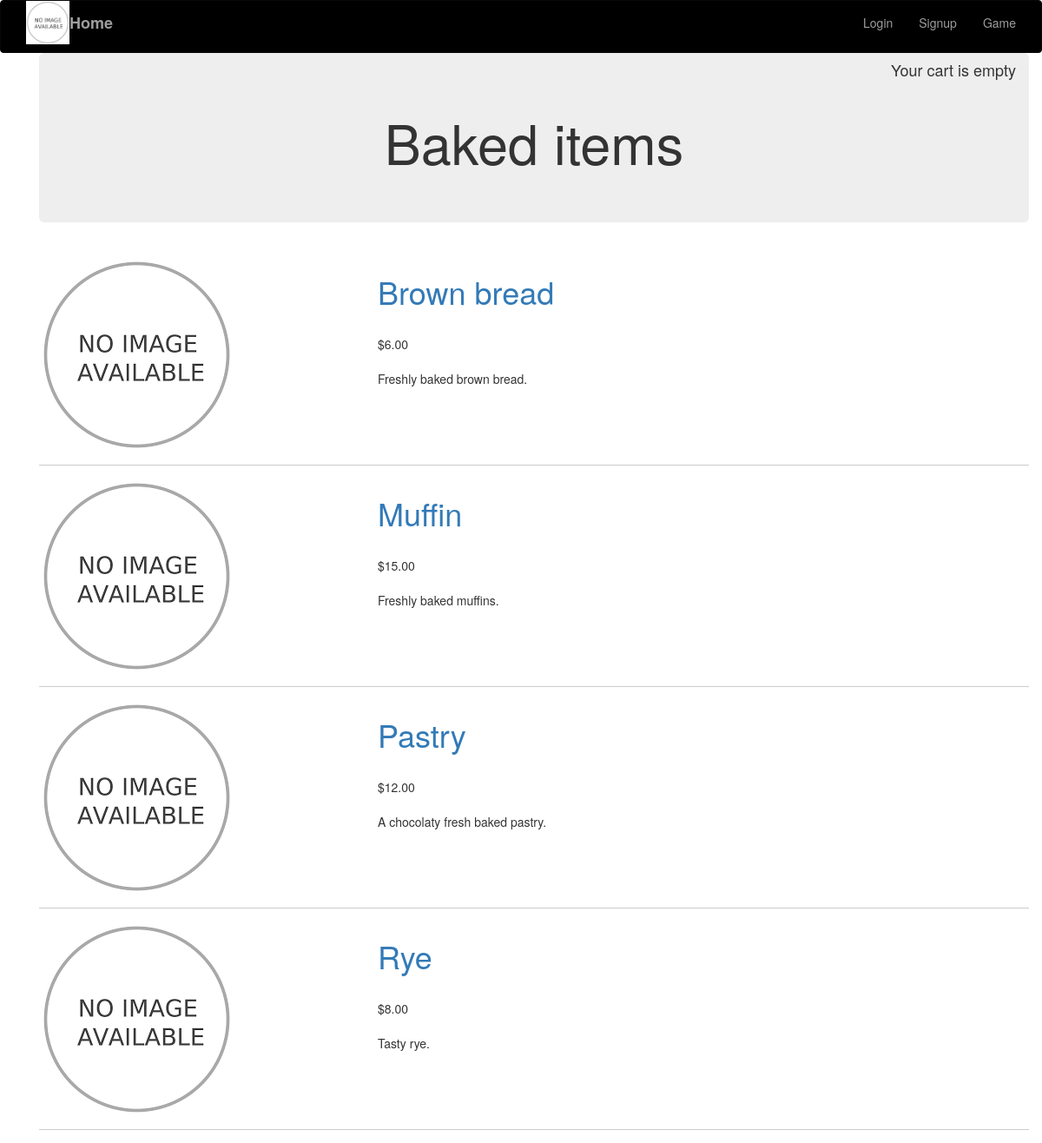
The app's page /baked-items/, older data.
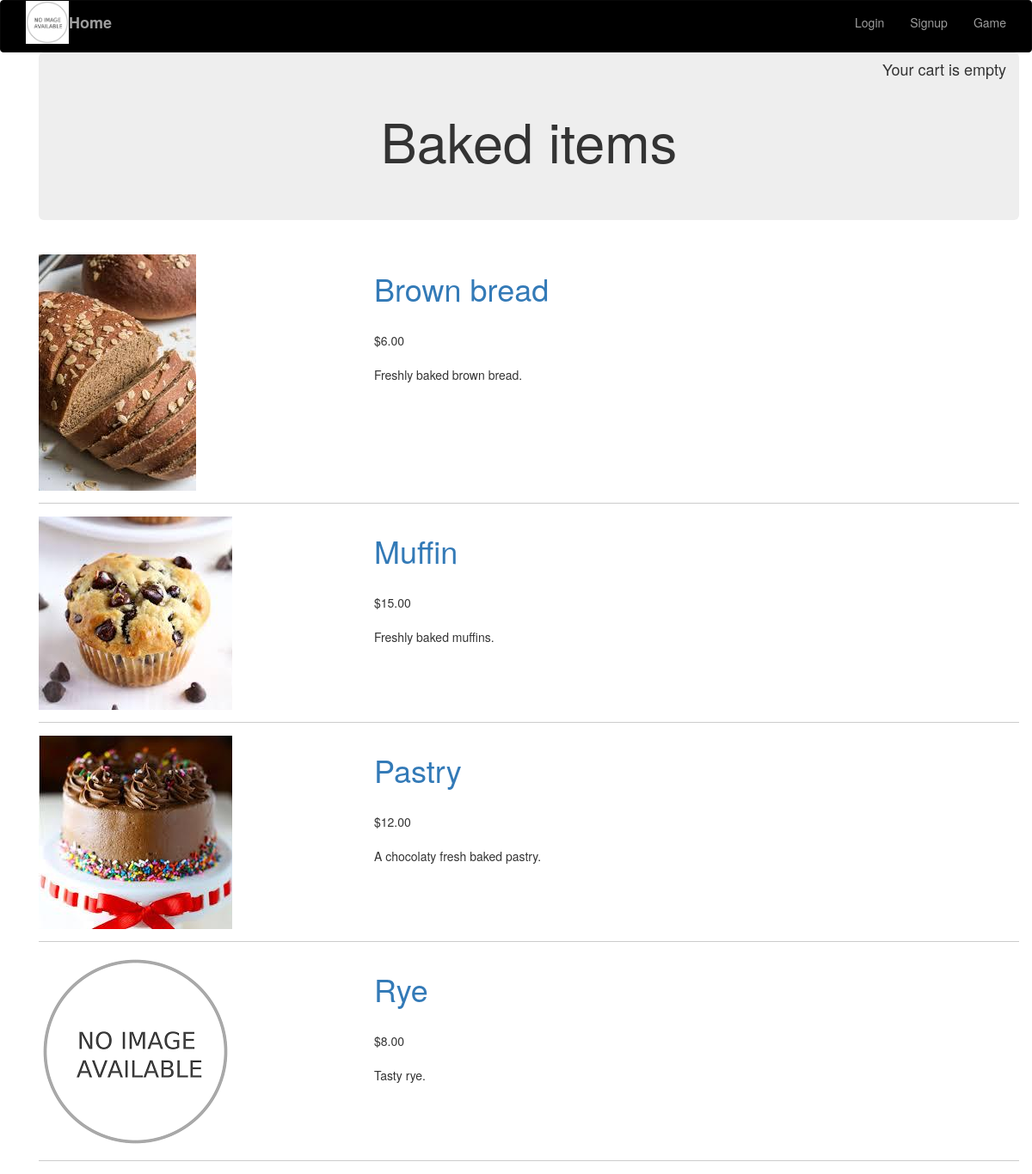
The same page, newer data.
### supermarket/models.py (models this page shows, shortened)
class Productdb(models.Model):
    category = models.ForeignKey(Category, related_name='products',on_delete=models.PROTECT)
    name = models.CharField(max_length=200, db_index=True)
    slug = models.SlugField(max_length=200, db_index=True)
    image = ResizedImageField(size=[300, 300], upload_to='products/%Y/%m/%d', blank=True)
    description = models.TextField(blank=True)
    price = models.DecimalField(max_digits=10, decimal_places=2)
    stock = models.PositiveIntegerField()
    available = models.BooleanField(default=True)
    created = models.DateTimeField(auto_now_add=True)
    updated = models.DateTimeField(auto_now=True)
    class Meta:
        ordering = ('name',)
        index_together = (('id', 'slug'),)
    def get_absolute_url(self):
        return reverse('product_detail', args=[self.id, self.slug])

### supermarket/views.py (the view)
# urls.py: url(r'^(?P<category_slug>[-\w]+)/$', core_views.product_list, name='product_list_by_category'),
def product_list(request, category_slug=None):
    category = None
    categories = Category.objects.all()
    products = Productdb.objects.filter(available=True)
    if category_slug:
        category = get_object_or_404(Category, slug=category_slug)
        products = products.filter(category=category)
    return render(request, 'list.html', {'category': category,
                                                      'categories': categories,
                                                      'products': products})

### cart/cart.py (called while the page is built)
    def __len__(self):
        return sum(item['quantity'] for item in self.cart.values())

### cart/context_processors.py (called while the page is built)
def cart(request):
    return {'cart': Cart(request) }

### market/templates/list.html (shortened to what this page needs)
{% extends "base.html" %}
{% load static %}
{% block content %}
<div class="pull-right" >
    {% with total_items=cart|length %}
        {% if cart|length > 0 %}
            <h4>Your cart:</h4>
            <a href="{% url "cart:cart_detail" %}">
                <h4>{{ total_items }} item{{ total_items|pluralize }}, ${{ cart.get_total_price }}</h4>
            </a>
        {% else %}
            <h4>Your cart is empty</h4>
        {% endif %}
    {% endwith %}
</div>
    <div class ="container">
      <div class ="jumbotron" style= "text-align :center ; margin :0 auto">
        <h1>{% if category %}{{ category.name }}{% else %}Products{% endif %}</h1>
        </div>
        <br>
        <br>
        {% for product in products %}
            <div class="row">
              <div class="col-md-4">
                <a href="{{ product.get_absolute_url }}">
                    <img src= {% if product.image %}"{{ product.image.url }}"{% else %}"{% static "images/no_image.png" %}"{% endif %}>
                </a>
              </div>
              <div class="col-xs-8">
                <h1><a href="{{ product.get_absolute_url }}">{{ product.name }}</a></h1><br>
                ${{ product.price }}<br>
                <br>
                {{ product.description|linebreaks }}
              </div>
            </div>
                 <hr style="display: block;height: 1px;border: 0;border-top: 1px solid #ccc;margin: 1em 0;padding: 0;">
        {% endfor %}
    </div>
{% endblock %}

Row changes from the older to the newer data that the page shows:
changed Productdb "Brown bread": image: picture added in place of a placeholder
changed Productdb "Muffin": image: picture added in place of a placeholder
changed Productdb "Pastry": image: picture added in place of a placeholder
